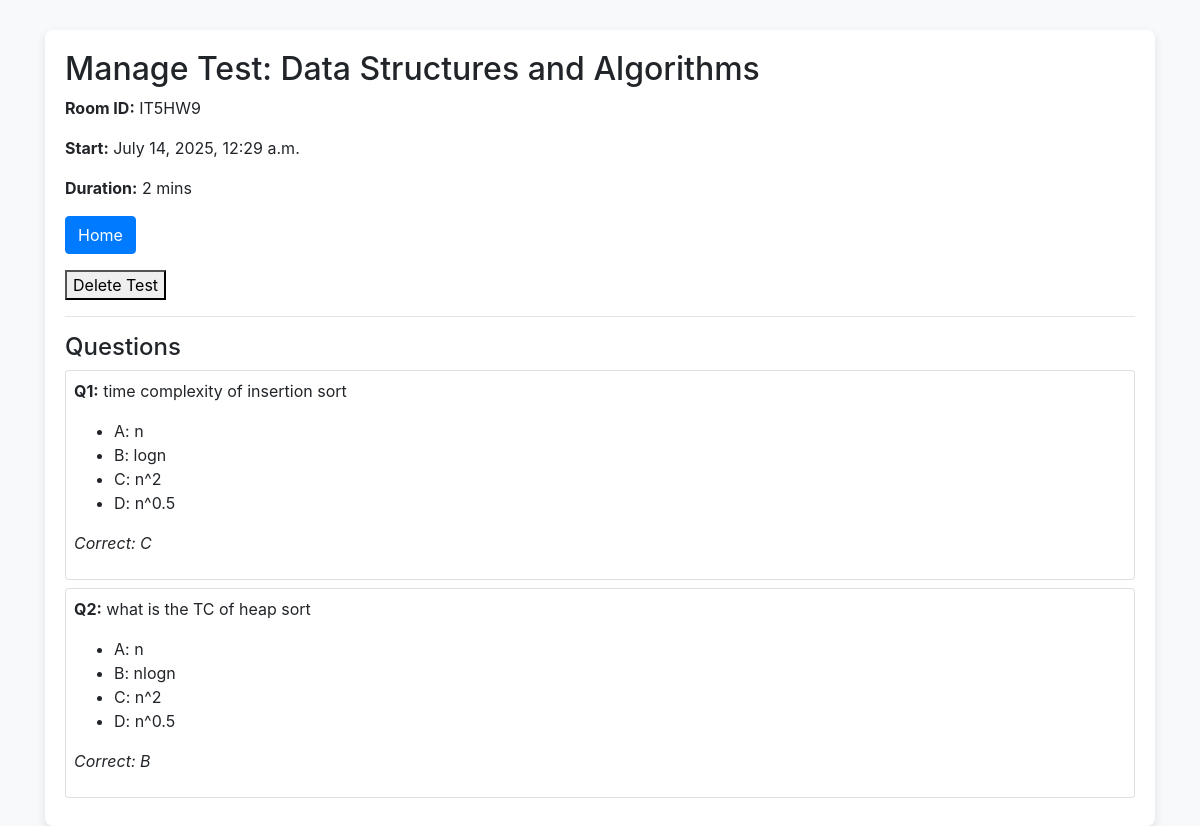
The app's page /visit_test/1 (signed in) with its own data.
### quizApp/models.py (models this page shows, shortened)
class Test(models.Model):
    teacher = models.ForeignKey(User,on_delete=models.CASCADE,limit_choices_to={'user_type':'Teacher'})
    title = models.CharField(max_length=100)
    room_id = models.CharField(max_length=20,unique=True,blank=True)
    allowed_students = models.ManyToManyField(User,related_name="assigned_tests",blank=True,
                                              limit_choices_to={'user_type': 'Student'})
    start_time=models.DateTimeField()
    duration_minutes=models.PositiveIntegerField()
    created_at = models.DateTimeField(auto_now_add=True)

class Question(models.Model):
    test = models.ForeignKey(Test,on_delete=models.CASCADE,related_name='questions')
    question_text = models.TextField()
    option_a = models.CharField(max_length=200)
    option_b = models.CharField(max_length=200)
    option_c = models.CharField(max_length=200)
    option_d = models.CharField(max_length=200)
    correct_option = models.CharField(max_length=1)

### quizApp/views.py (the view)
# urls.py: path("visit_test/<int:testID>",views.visit_test, name="visit_test"),
@teacher_required
def visit_test(request,testID):
    if not request.user.is_authenticated or request.user.user_type!="Teacher":
        return HttpResponseRedirect(reverse("login"))
    test = get_object_or_404(Test,id=testID)
    questions = test.questions.all()
    editable=( test.start_time - timezone.now()) >= timedelta(minutes=10)
    return render(request,"quizApp/visit_test.html",{
        "test":test,
        "questions":questions,
        "editable":editable
    })

### quizApp/views.py (called while the page is built)
def teacher_required(view_func):
    @wraps(view_func)
    def _wrapped_view(request,*args,**kwargs):
        if not request.user.is_authenticated:
            return redirect("login")
        if request.user.user_type != "Teacher":
            return redirect("index")
        return view_func(request,*args,**kwargs)
    return _wrapped_view

### quizApp/templates/quizApp/visit_test.html (shortened to what this page needs)
{% extends "quizApp/layout.html" %}
{% block body %}
<h2>Manage Test: {{ test.title }}</h2>
<p><strong>Room ID:</strong> {{ test.room_id }}</p>
<p><strong>Start:</strong> {{ test.start_time }}</p>
<p><strong>Duration:</strong> {{ test.duration_minutes }} mins</p>
<a href="{% url 'index' %}" class="btn btn-primary mb-3">Home</a>
<div class="mb-3">
    <form method="POST" action="{% url 'delete_test' test.id %}" style="display:inline;">
        <button type="submit" onclick="return confirm('Are you sure you want to delete this test?')">
            Delete Test
        </button>
    </form>
</div>
<hr>
<h4>Questions</h4>
{% for q in questions %}
<div class="card mb-2 p-2">
    <p><strong>Q{{ forloop.counter }}:</strong> {{ q.question_text }}</p>
    <ul>
        <li>A: {{ q.option_a }}</li>
        <li>B: {{ q.option_b }}</li>
        <li>C: {{ q.option_c }}</li>
        <li>D: {{ q.option_d }}</li>
    </ul>
    <p><em>Correct: {{ q.correct_option }}</em></p>
</div>
{% empty %}
<p>No questions added yet.</p>
{% endfor %}
{% endblock %}

### quizApp/templates/quizApp/layout.html (style rules this page uses)
body { background-color: #f8f9fa; }

### records on screen
Test: title "Data Structures and Algorithms", room_id "IT5HW9", start_time "July 14, 2025, 12:29 a.m.", duration_minutes "2"
Question: question_text "time complexity of insertion sort", option_a "n", option_b "logn", option_c "n^2", option_d "n^0.5", correct_option "C"
Question: question_text "what is the TC of heap sort", option_a "n", option_b "nlogn", option_c "n^2", option_d "n^0.5", correct_option "B"
